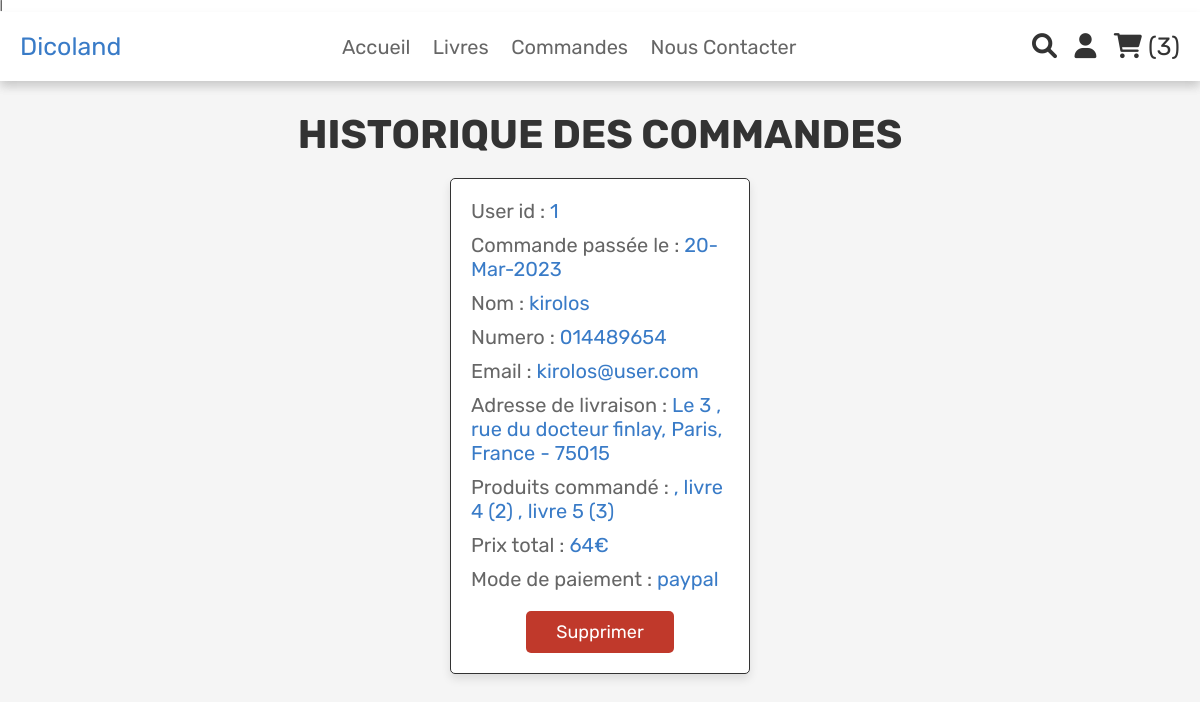
The page /user_orders.php (signed in) on the database its author committed.
### tables this page shows
CREATE TABLE `orders` (
  `id` int(100) NOT NULL,
  `user_id` int(100) NOT NULL,
  `name` varchar(100) NOT NULL,
  `number` varchar(12) NOT NULL,
  `email` varchar(100) NOT NULL,
  `method` varchar(50) NOT NULL,
  `address` varchar(500) NOT NULL,
  `total_products` varchar(1000) NOT NULL,
  `total_price` int(100) NOT NULL,
  `placed_on` varchar(50) NOT NULL,
  `payment_status` varchar(20) NOT NULL DEFAULT 'pending'
);

### user_orders.php (the view, shortened to what this page needs)
<?php
include 'config.php';
$user_id = $_SESSION['user_id'];
?>
<!DOCTYPE html>
<html lang="en">
<head>
   <link rel="stylesheet" href="https://cdnjs.cloudflare.com/ajax/libs/font-awesome/6.0.0/css/all.min.css">
   <link rel="stylesheet" href="css/admin_style.css">
   <link rel="stylesheet" href="css/style.css">
</head>
<body>
<?php include 'header.php'; ?>
<section class="orders">
   <h1 class="title">Historique des commandes</h1>
   <div class="box-container">
      <?php
      $select_orders = mysqli_query($conn, "SELECT * FROM `orders` where user_id = $user_id AND payment_status ='PENDING'") or die('query failed');
      if(mysqli_num_rows($select_orders) > 0){
         while($fetch_orders = mysqli_fetch_assoc($select_orders)){
      ?>
      <div class="box">
         <p> User id : <span><?php echo $fetch_orders['user_id']; ?></span> </p>
         <p> Commande passée le : <span><?php echo $fetch_orders['placed_on']; ?></span> </p>
         <p> Nom : <span><?php echo $fetch_orders['name']; ?></span> </p>
         <p> Numero : <span><?php echo $fetch_orders['number']; ?></span> </p>
         <p> Email : <span><?php echo $fetch_orders['email']; ?></span> </p>
         <p> Adresse de livraison  : <span><?php echo $fetch_orders['address']; ?></span> </p>
         <p> Produits commandé : <span><?php echo $fetch_orders['total_products']; ?></span> </p>
         <p> Prix total : <span><?php echo $fetch_orders['total_price']; ?>€</span> </p>
         <p> Mode de paiement : <span><?php echo $fetch_orders['method']; ?></span> </p>
         <form action="" method="post">
            <a href="user_orders.php?delete=<?php echo $fetch_orders['id']; ?>" onclick="return confirm('Voulez vous supprimer la commande ?');" class="delete-btn">Supprimer</a>
         </form>
      </div>
      <?php
         }
      }else{
         echo '<p class="empty">pas de commande a afficher :/</p>';
      }
      ?>
   </div>
</section>
</body>
</html>

### css/admin_style.css (style rules this page uses)
:root { --purple:#3d85c0; --red:#c0392b; --orange:#f39c12; --black:#333; --white:#fff; --light-color:#666; --light-white:#ccc; --light-bg:#f5f5f5; --border:.1rem solid var(--black); --box-shadow:0 .5rem 1rem rgba(0,0,0,.1); }
* { font-family: 'Rubik', sans-serif; margin:0; padding:0; box-sizing: border-box; outline: none; border:none; text-decoration: none; transition:all .2s linear; }
html { font-size: 62.5%; overflow-x: hidden; }
body { background-color: var(--light-bg); }
section { padding:3rem 2rem; }
.title { text-align: center; margin-bottom: 2rem; text-transform: uppercase; color:var(--black); font-size: 4rem; }
.btn, .option-btn, .delete-btn, .white-btn { display: inline-block; margin-top: 1rem; padding:1rem 3rem; cursor: pointer; color:var(--white); font-size: 1.8rem; border-radius: .5rem; text-transform: capitalize; }
.delete-btn { background-color: var(--red); }
.orders .box-container { display: grid; grid-template-columns: repeat(auto-fit, 30rem); justify-content: center; gap:1.5rem; max-width: 1200px; margin:0 auto; align-items: flex-start; }
.orders .box-container .box { background-color: var(--white); padding:2rem; border:var(--border); box-shadow: var(--box-shadow); border-radius: .5rem; }
.orders .box-container .box p { padding-bottom: 1rem; font-size: 2rem; color:var(--light-color); }
.orders .box-container .box p span { color:var(--purple); }
.orders .box-container .box form { text-align: center; }

### css/style.css (style rules this page uses)
:root { --purple:#397bc7; --red:#c0392b; --orange:#f39c12; --black:#333; --white:#fff; --light-color:#666; --light-white:#ccc; --light-bg:#f5f5f5; --border:.1rem solid var(--black); --box-shadow:0 .5rem 1rem rgba(0,0,0,.1); }
* { font-family: 'Rubik', sans-serif; margin:0; padding:0; box-sizing: border-box; outline: none; border:none; text-decoration: none; transition:all .2s linear; }
html { font-size: 62.5%; overflow-x: hidden; }
section { padding:3rem 2rem; }
.title { text-align: center; margin-bottom: 2rem; text-transform: uppercase; color:var(--black); font-size: 4rem; }
.btn, .option-btn, .delete-btn, .white-btn { display: inline-block; margin-top: 1rem; padding:1rem 3rem; cursor: pointer; color:var(--white); font-size: 1.8rem; border-radius: .5rem; text-transform: capitalize; }
.delete-btn { background-color: var(--red); }

### rows shown on the page
orders: user "1", placed_on "20-Mar-2023", name "kirolos", number "014489654", email "kirolos@user.com", address "Le 3 , rue du docteur finlay, Paris, France - 75015", total_products ", livre 4 (2) , livre 5 (3)", total_price "64", method "paypal"

### other values the page prints
$cart_rows_number "3"
